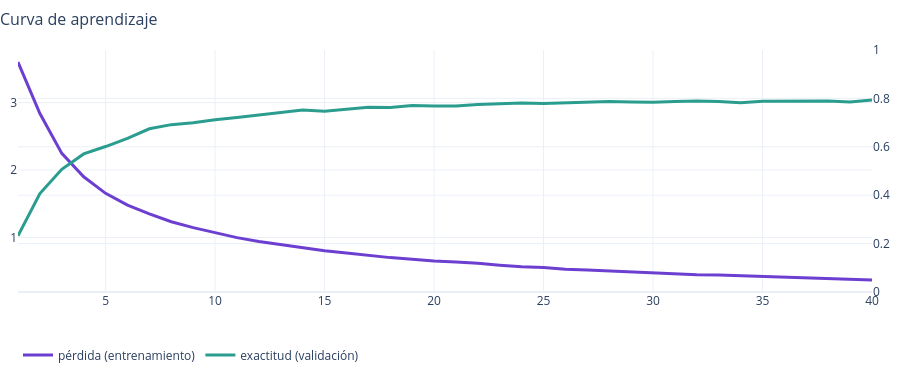

This figure's notebook cell:
### Markdown cell above
---
# 8 · ¿Qué tan bien entiende?

> 🎬 **Escena 8 · ¿Qué tan bien entiende?** — **Momento 1 · Los datos**

Entrenamiento (11 514): aprende los pesos · validación (2 033): elige la mejor época y el umbral · prueba (2 974): evaluación final.

### Code cell
conteo = datos["entrenamiento"]["intencion"].value_counts()
print(f"Frases por intención: mínimo {conteo.min()} ({conteo.idxmin()}) · máximo {conteo.max()} ({conteo.idxmax()})")
fig = front.figura_aprendizaje()
fig if fig is not None else print("La curva de aprendizaje aparece cuando entrenas el modelo (ENTRENAR = True en la sección 4).")

### Figure 1 — Plotly figure (JSON) as saved in the notebook; plotly's stock layout.template omitted (floating-point values rounded to 4 significant figures)
{"data": [{"line": {"color": "#6c3fd1", "width": 3}, "name": "pérdida (entrenamiento)", "type": "scatter", "x": [1, 2, 3, 4, 5, 6, 7, 8, 9, 10, 11, 12, 13, 14, 15, 16, 17, 18, 19, 20, 21, 22, 23, 24, 25, 26, 27, 28, 29, 30, 31, 32, 33, 34, 35, 36, 37, 38, 39, 40], "y": [3.6, 2.837, 2.247, 1.9, 1.654, 1.479, 1.349, 1.233, 1.145, 1.069, 0.9973, 0.9403, 0.8937, 0.8503, 0.8036, 0.7692, 0.7315, 0.7012, 0.6784, 0.6506, 0.6358, 0.6182, 0.5888, 0.5641, 0.5532, 0.527, 0.5177, 0.5025, 0.4908, 0.4764, 0.4654, 0.4475, 0.443, 0.4331, 0.4203, 0.4049, 0.4032, 0.3922, 0.3831, 0.371]}, {"line": {"color": "#2a9d8f", "width": 3}, "name": "exactitud (validación)", "type": "scatter", "x": [1, 2, 3, 4, 5, 6, 7, 8, 9, 10, 11, 12, 13, 14, 15, 16, 17, 18, 19, 20, 21, 22, 23, 24, 25, 26, 27, 28, 29, 30, 31, 32, 33, 34, 35, 36, 37, 38, 39, 40], "y": [0.2327, 0.4068, 0.5071, 0.5706, 0.6011, 0.635, 0.6744, 0.6916, 0.6995, 0.7122, 0.7206, 0.7319, 0.7408, 0.7516, 0.7472, 0.755, 0.7634, 0.7624, 0.7703, 0.7688, 0.7683, 0.7747, 0.7787, 0.7811, 0.7787, 0.7826, 0.785, 0.7875, 0.7855, 0.7841, 0.787, 0.7895, 0.7875, 0.7821, 0.7885, 0.788, 0.788, 0.789, 0.785, 0.7929], "yaxis": "y2"}], "layout": {"height": 380, "legend": {"orientation": "h", "y": -0.2}, "margin": {"b": 10, "l": 10, "r": 10, "t": 50}, "title": {"font": {"size": 16}, "text": "Curva de aprendizaje", "x": 0}, "yaxis2": {"overlaying": "y", "range": [0, 1], "side": "right"}}}
